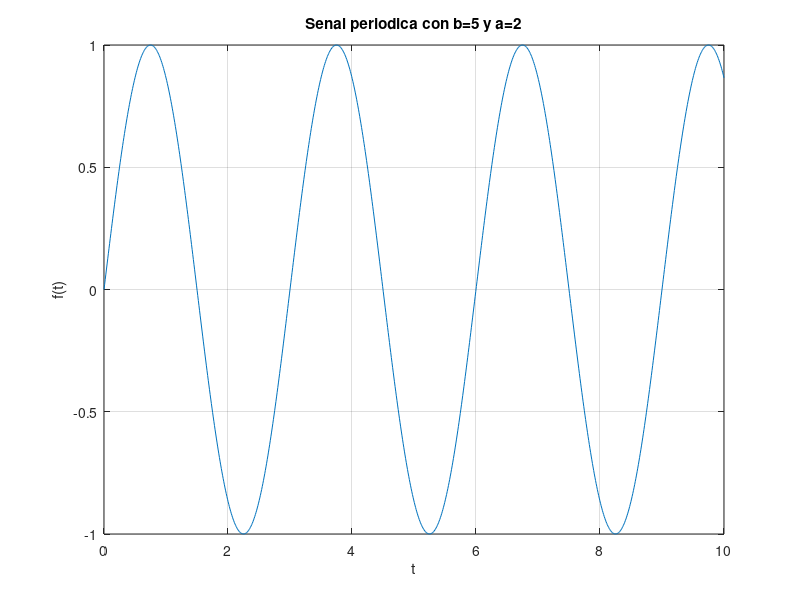

Recreate this plot in MATLAB.
clear all; close all; clc;
a = 2;
b = 5;

N = 1000;
tmin = 0;
tmax = 10;
t = linspace(tmin, tmax, N);
y = sin(2*pi*t/(b-a));

figure
plot(t,y);
title('Senal periodica con b=5 y a=2');
xlabel('t');
ylabel('f(t)');
grid on;